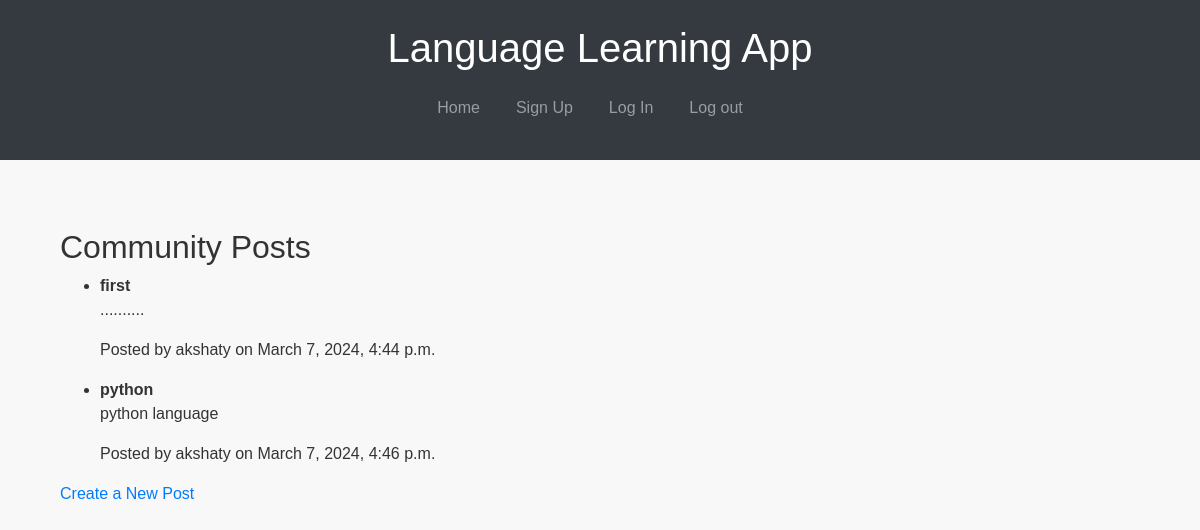
/community/, run on an earlier commit of the app's database.
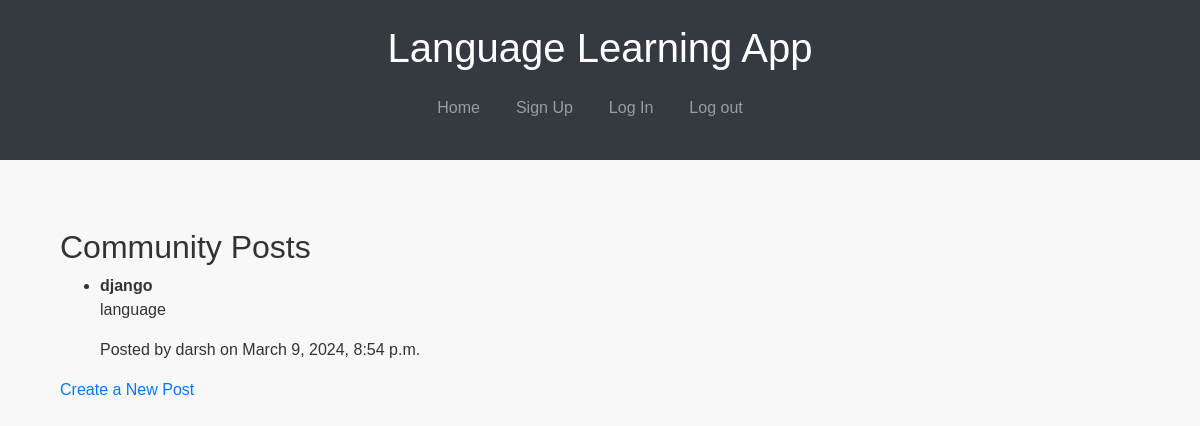
And on a later commit of the database.
### home/models.py (models this page shows, shortened)
class CommunityPost(models.Model):
    user = models.ForeignKey(User, on_delete=models.CASCADE)
    title = models.CharField(max_length=100)
    content = models.TextField()
    created_at = models.DateTimeField(auto_now_add=True)

### home/views.py (the view)
# urls.py: path('community/',views.community_posts, name='community_posts'),
def community_posts(request):
    posts = CommunityPost.objects.all()
    return render(request, 'community_posts.html', {'posts': posts})

### templates/community_posts.html (shortened to what this page needs)
{% extends 'base.html' %}
{% block content %}
  <section class="container my-4">
    <h2>Community Posts</h2>
    <ul>
      {% for post in posts %}
        <li>
          <strong>{{ post.title }}</strong>
          <p>{{ post.content }}</p>
          <p>Posted by {{ post.user.username }} on {{ post.created_at }}</p>
        </li>
      {% endfor %}
    </ul>
    <a href="{% url 'create_community_post' %}">Create a New Post</a>
  </section>
{% endblock %}

### templates/base.html (shortened to what this page needs)
{% load static %}
<!DOCTYPE html>
<html lang="en">
<head>
    <link rel="stylesheet" href="https://stackpath.bootstrapcdn.com/bootstrap/4.3.1/css/bootstrap.min.css">
    <link rel="stylesheet" href="{% static 'styles.css' %}">
</head>
<body>
    <header class="bg-dark text-white text-center py-4">
        <h1>{% block header %}Language Learning App{% endblock %}</h1>
        <nav class="navbar navbar-expand-lg navbar-dark bg-dark">
            <ul class="navbar-nav mx-auto">
                <li class="nav-item"><a class="nav-link" href="{% url 'index' %}">Home</a></li>
                <li class="nav-item"><a class="nav-link" href="{% url 'signup' %}">Sign Up</a></li>
                <li class="nav-item"><a class="nav-link" href="{% url 'login' %}">Log In</a></li>
                <li class="nav-item"><a class="nav-link" href="{% url 'logout' %}">Log out</a></li>
            </ul>
        </nav>
    </header>
    <main class="container my-4">
        {% block content %}{% endblock %}
    </main>
</body>
</html>

### static/styles.css (style rules this page uses)
body { font-family: 'Arial', sans-serif; margin: 0; padding: 0; background-color: #f8f8f8; color: #333; }
header { background-color: #333; color: #fff; padding: 20px; text-align: center; }
nav ul { list-style-type: none; margin: 0; padding: 0; text-align: center; }
nav ul li { display: inline-block; margin-right: 20px; }
main { padding: 20px; }

What changed in the data, as far as the page shows it:
removed CommunityPost: title "first", content "..........", user.username "akshaty", created_at "March 7, 2024, 4:44 p.m."
removed CommunityPost: title "python", content "python language", user.username "akshaty", created_at "March 7, 2024, 4:46 p.m."
added CommunityPost: title "django", content "language", user.username "darsh", created_at "March 9, 2024, 8:54 p.m."
